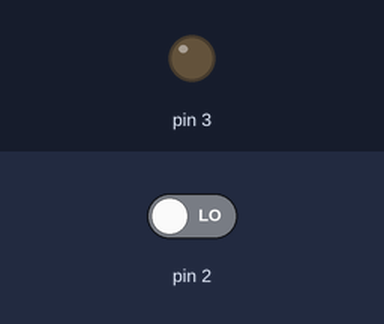
Bench run of a sketch on a simulated Arduino Uno, built with avr-gcc and run on an emulated ATmega328P. Shown: output pins drawn as LEDs (lit = HIGH). The test bench sets the inputs (shaded band); at power-on: pin 2 LOW.

Above: at 1.2 s.
1.3 s: pin 2 driven HIGH
At 2.2 s:
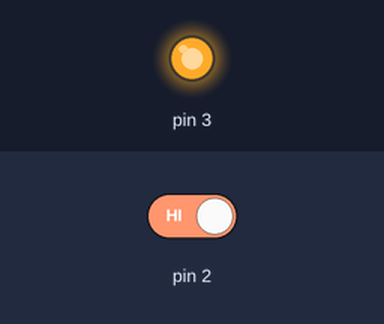
2.8 s: pin 2 driven LOW
At 3.3 s:
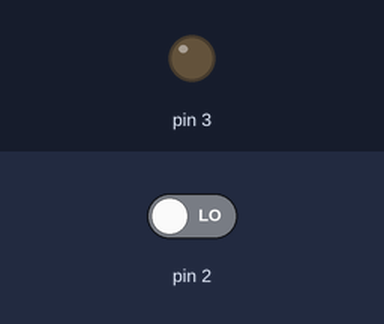
Timing chart, 0 to 5.8 s (numbered marks = the images above; inputs shaded):
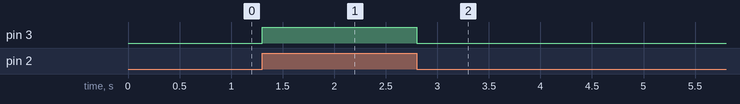

The sketch:

Pushbutton.ino
```cpp
void setup() {
  // put your setup code here, to run once:
  pinMode(3, OUTPUT);
  pinMode(2, INPUT);
}

void loop() {
  // put your main code here, to run repeatedly:
  if(digitalRead(2) == HIGH) {
    digitalWrite(3, HIGH);
  } else {
    digitalWrite(3, LOW);
  }
}
```

Measured:
- after the input at 1.3 s, pin 3: LOW → HIGH at once
- after the input at 2.8 s, pin 3: HIGH → LOW at once
